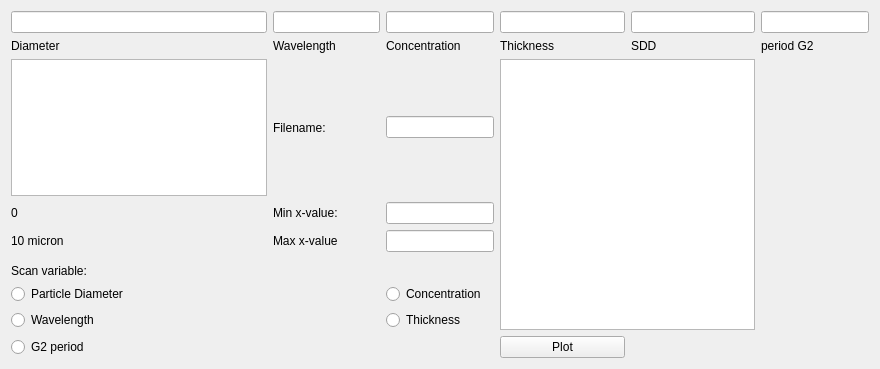
<?xml version="1.0" encoding="UTF-8"?>
<ui version="4.0">
 <class>Form</class>
 <widget class="QWidget" name="Form">
  <property name="geometry">
   <rect>
    <x>0</x>
    <y>0</y>
    <width>880</width>
    <height>369</height>
   </rect>
  </property>
  <property name="windowTitle">
   <string>Form</string>
  </property>
  <layout class="QGridLayout" name="gridLayout">
   <item row="0" column="2">
    <widget class="QLineEdit" name="lineEdit_8"/>
   </item>
   <item row="0" column="3">
    <widget class="QLineEdit" name="lineEdit_7"/>
   </item>
   <item row="4" column="1">
    <widget class="QLabel" name="label_4">
     <property name="text">
      <string>Diameter</string>
     </property>
    </widget>
   </item>
   <item row="7" column="2">
    <widget class="QLabel" name="label_3">
     <property name="text">
      <string>Max x-value</string>
     </property>
    </widget>
   </item>
   <item row="5" column="3">
    <widget class="QLineEdit" name="lineEdit_3"/>
   </item>
   <item row="6" column="2">
    <widget class="QLabel" name="label_2">
     <property name="text">
      <string>Min x-value:</string>
     </property>
    </widget>
   </item>
   <item row="7" column="3">
    <widget class="QLineEdit" name="lineEdit_2"/>
   </item>
   <item row="9" column="1">
    <widget class="QLabel" name="label">
     <property name="text">
      <string>Scan variable:</string>
     </property>
    </widget>
   </item>
   <item row="4" column="5">
    <widget class="QLabel" name="label_11">
     <property name="text">
      <string>SDD</string>
     </property>
    </widget>
   </item>
   <item row="12" column="4">
    <widget class="QPushButton" name="pushButton">
     <property name="text">
      <string>Plot</string>
     </property>
    </widget>
   </item>
   <item row="7" column="1">
    <widget class="QLabel" name="label_10">
     <property name="visible">
      <bool>false</bool>
     </property>
     <property name="text">
      <string>10 micron</string>
     </property>
    </widget>
   </item>
   <item row="6" column="1">
    <widget class="QLabel" name="label_9">
     <property name="visible">
      <bool>false</bool>
     </property>
     <property name="frameShape">
      <enum>QFrame::NoFrame</enum>
     </property>
     <property name="text">
      <string>0</string>
     </property>
    </widget>
   </item>
   <item row="0" column="4">
    <widget class="QLineEdit" name="lineEdit_6"/>
   </item>
   <item row="11" column="1">
    <widget class="QRadioButton" name="radioButton_2">
     <property name="text">
      <string>Wavelength</string>
     </property>
    </widget>
   </item>
   <item row="6" column="3">
    <widget class="QLineEdit" name="lineEdit"/>
   </item>
   <item row="11" column="3">
    <widget class="QRadioButton" name="radioButton_4">
     <property name="text">
      <string>Thickness</string>
     </property>
    </widget>
   </item>
   <item row="10" column="3">
    <widget class="QRadioButton" name="radioButton_3">
     <property name="text">
      <string>Concentration</string>
     </property>
    </widget>
   </item>
   <item row="4" column="4">
    <widget class="QLabel" name="label_7">
     <property name="text">
      <string>Thickness</string>
     </property>
    </widget>
   </item>
   <item row="10" column="1">
    <widget class="QRadioButton" name="radioButton">
     <property name="text">
      <string>Particle Diameter</string>
     </property>
    </widget>
   </item>
   <item row="5" column="2">
    <widget class="QLabel" name="label_8">
     <property name="text">
      <string>Filename: </string>
     </property>
    </widget>
   </item>
   <item row="4" column="2">
    <widget class="QLabel" name="label_5">
     <property name="text">
      <string>Wavelength</string>
     </property>
    </widget>
   </item>
   <item row="0" column="1">
    <widget class="QLineEdit" name="lineEdit_9"/>
   </item>
   <item row="4" column="3">
    <widget class="QLabel" name="label_6">
     <property name="text">
      <string>Concentration</string>
     </property>
    </widget>
   </item>
   <item row="5" column="4" rowspan="7" colspan="2">
    <widget class="QListWidget" name="listWidget"/>
   </item>
   <item row="5" column="1">
    <widget class="QGraphicsView" name="graphicsView"/>
   </item>
   <item row="0" column="5">
    <widget class="QLineEdit" name="lineEdit_4"/>
   </item>
   <item row="0" column="6">
    <widget class="QLineEdit" name="lineEdit_10"/>
   </item>
   <item row="4" column="6">
    <widget class="QLabel" name="label_12">
     <property name="text">
      <string>period G2</string>
     </property>
    </widget>
   </item>
   <item row="12" column="1">
    <widget class="QRadioButton" name="radioButton_5">
     <property name="text">
      <string>G2 period</string>
     </property>
    </widget>
   </item>
  </layout>
 </widget>
 <resources/>
 <connections>
  <connection>
   <sender>radioButton_3</sender>
   <signal>clicked(bool)</signal>
   <receiver>lineEdit_7</receiver>
   <slot>clear()</slot>
   <hints>
    <hint type="sourcelabel">
     <x>457</x>
     <y>279</y>
    </hint>
    <hint type="destinationlabel">
     <x>457</x>
     <y>30</y>
    </hint>
   </hints>
  </connection>
  <connection>
   <sender>radioButton_4</sender>
   <signal>clicked(bool)</signal>
   <receiver>lineEdit_6</receiver>
   <slot>clear()</slot>
   <hints>
    <hint type="sourcelabel">
     <x>457</x>
     <y>307</y>
    </hint>
    <hint type="destinationlabel">
     <x>608</x>
     <y>34</y>
    </hint>
   </hints>
  </connection>
  <connection>
   <sender>radioButton</sender>
   <signal>clicked()</signal>
   <receiver>lineEdit_9</receiver>
   <slot>clear()</slot>
   <hints>
    <hint type="sourcelabel">
     <x>101</x>
     <y>269</y>
    </hint>
    <hint type="destinationlabel">
     <x>59</x>
     <y>32</y>
    </hint>
   </hints>
  </connection>
  <connection>
   <sender>radioButton_2</sender>
   <signal>clicked()</signal>
   <receiver>lineEdit_8</receiver>
   <slot>clear()</slot>
   <hints>
    <hint type="sourcelabel">
     <x>43</x>
     <y>294</y>
    </hint>
    <hint type="destinationlabel">
     <x>288</x>
     <y>35</y>
    </hint>
   </hints>
  </connection>
  <connection>
   <sender>radioButton</sender>
   <signal>toggled(bool)</signal>
   <receiver>label_9</receiver>
   <slot>setVisible(bool)</slot>
   <hints>
    <hint type="sourcelabel">
     <x>96</x>
     <y>268</y>
    </hint>
    <hint type="destinationlabel">
     <x>49</x>
     <y>14</y>
    </hint>
   </hints>
  </connection>
  <connection>
   <sender>radioButton</sender>
   <signal>toggled(bool)</signal>
   <receiver>label_10</receiver>
   <slot>setVisible(bool)</slot>
   <hints>
    <hint type="sourcelabel">
     <x>96</x>
     <y>268</y>
    </hint>
    <hint type="destinationlabel">
     <x>49</x>
     <y>14</y>
    </hint>
   </hints>
  </connection>
 </connections>
</ui>
